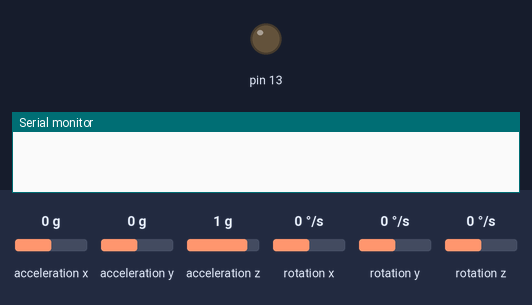
Bench run of a sketch on a simulated Arduino Uno, built with avr-gcc and run on an emulated ATmega328P. Shown: output pins drawn as LEDs (lit = HIGH), the last lines printed to the serial monitor. Wiring (inferred from the names in the program): MPU-6050 motion sensor at I2C address 0x68. The test bench sets the inputs (shaded band); at power-on: acceleration x 0 g, acceleration y 0 g, acceleration z 1 g, rotation x 0 °/s, rotation y 0 °/s, rotation z 0 °/s.

Above: at 0.2 s.
At 10.1 s:
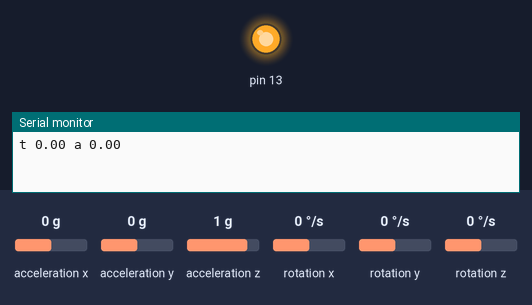
Timing chart, 0 to 11.6 s (numbered marks = the images above):
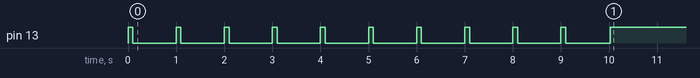

The sketch:

accelerometer_MPU6050.ino
```cpp
#include<Wire.h>
#include <SoftwareSerial.h>

const int MPU=0x68;//MPU6050 I2C주소
int AcX,AcY,AcZ,Tmp,GyX,GyY,GyZ;
void get6050();

SoftwareSerial bt(3, 2);   //bluetooth module Tx:Digital 2 Rx:Digital 3
unsigned long t_prev, t_start;

void setup(){
  Wire.begin();
  Wire.beginTransmission(MPU);
  Wire.write(0x6B);
  Wire.write(0);//MPU6050 을 동작 대기 모드로 변경
  Wire.endTransmission(true);
  Serial.begin(9600);

  bt.begin(9600);
  pinMode(13, OUTPUT);
  digitalWrite(13, true);

  for(int i=0; i<10 ; i++){
    digitalWrite(13, true);
    delay(100);
    digitalWrite(13, false);
    delay(900);
  }
  bt.println("==Recording start===");
  digitalWrite(13, true);
  t_prev = millis();
  t_start = t_prev;
}

void loop(){
  get6050();//센서값 갱신
  Serial.print("t ");
  Serial.print( (t_prev - t_start) / 1000.0 );
  Serial.print(" a ");
  Serial.println( AcY / 1755.0);

  bt.print("t ");
  bt.print( (t_prev - t_start) / 1000.0 );
  bt.print(" a ");
  bt.println( AcY / 1755.0);
  while( t_prev + 100 > millis() ){
    // 100 밀리초 동안 대기
  }
  t_prev += 100;
}

void get6050(){
  Wire.beginTransmission(MPU);//MPU6050 호출
  Wire.write(0x3B);//AcX 레지스터 위치 요청
  Wire.endTransmission(false);
  Wire.requestFrom(MPU,14,true);//14byte의 데이터를 요청
  AcX=Wire.read()<<8|Wire.read();//두개의 나뉘어진 바이트를 하나로 이어붙입니다.
  AcY=Wire.read()<<8|Wire.read();
  AcZ=Wire.read()<<8|Wire.read();
  Tmp=Wire.read()<<8|Wire.read();
  GyX=Wire.read()<<8|Wire.read();
  GyY=Wire.read()<<8|Wire.read();
  GyZ=Wire.read()<<8|Wire.read();
}
```
